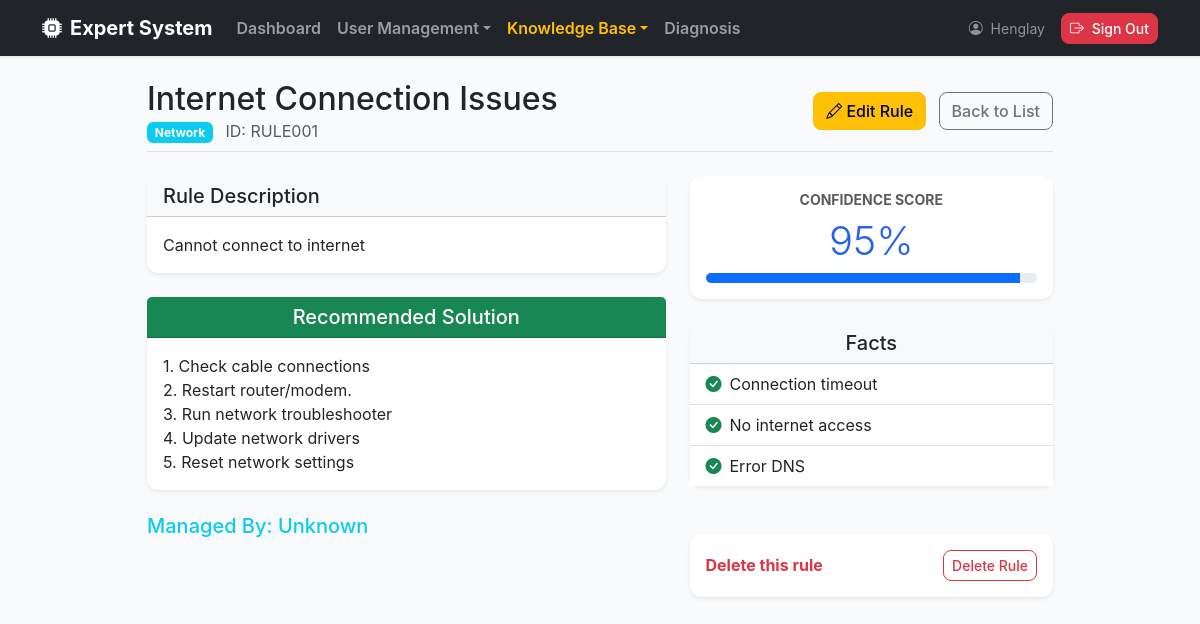
/rules/1/detail (signed in), run on the app's committed database.
### app/models/user.py (models this page shows, shortened)
class User(UserMixin, db.Model):
    __tablename__ = "users"
    id = db.Column(db.Integer, primary_key=True)
    username = db.Column(db.String(80), unique=True, nullable=False)
    email = db.Column(db.String(120), unique=True, nullable=False)
    full_name = db.Column(db.String(120), nullable=False)
    is_active = db.Column(db.Boolean, default=True, nullable=False)
    password_hash = db.Column(db.String(255), nullable=False)
    created_at = db.Column(db.DateTime, default=datetime.utcnow, nullable=False)
    updated_at = db.Column(
        db.DateTime, default=datetime.utcnow, onupdate=datetime.utcnow, nullable=False
    )
    roles = db.relationship("Role", secondary= user_roles, back_populates="users")
    facts = db.relationship("Fact", back_populates="user")
    rules = db.relationship("Rule", back_populates="user")
    def has_role(self, role_name: str) -> bool:
        return any(role.name == role_name for role in self.roles) # type: ignore
    def get_permission_codes(self) -> set[str]:
        return {perm.code for role in self.roles for perm in role.permissions} # type: ignore
    def has_permission(self, permission_code: str) -> bool:
        return permission_code in self.get_permission_codes()

### app/models/rule.py (models this page shows, shortened)
class Rule(db.Model):
    __tablename__= "rules"
    id = db.Column(db.Integer, primary_key=True)
    rule_id = db.Column(db.String(20), unique=True, nullable=False, index=True)
    title = db.Column(db.String(255), nullable=False)
    description = db.Column(db.String(255))
    category = db.Column(db.String(80), nullable=False)
    solution = db.Column(db.Text, nullable=False)
    confidence = db.Column(db.Float, nullable=False)
    created_at = db.Column(db.DateTime, default=datetime.utcnow, nullable=False)
    updated_at = db.Column(db.DateTime, default=datetime.utcnow, onupdate=datetime.utcnow, nullable=False)
    user_id = db.Column(db.Integer, db.ForeignKey("users.id"), nullable=True)
    facts = db.relationship("Fact", secondary=rule_facts, back_populates="rules")
    user  = db.relationship("User", back_populates="rules")

### app/models/fact.py (models this page shows, shortened)
class Fact(db.Model):
    __tablename__="facts"
    id = db.Column(db.Integer, primary_key=True)
    name = db.Column(db.String(255), unique=True, nullable=False)
    created_at = db.Column(db.DateTime, default=datetime.utcnow, nullable=False)
    updated_at = db.Column(db.DateTime, default=datetime.utcnow, onupdate=datetime.utcnow, nullable=False)
    user_id = db.Column(db.Integer, db.ForeignKey("users.id"), nullable=True)
    rules = db.relationship("Rule", secondary=rule_facts, back_populates="facts")
    user = db.relationship("User", back_populates="facts")

### app/routes/rule_routes.py (the view)
@rule_bp.route("/<int:rule_id>/detail")
@login_required
@permission_required("rule.view")
def detail(rule_id: int):
    rule = RuleService.get_rule_by_id(rule_id)
    if rule is None:
        abort(404)
    return render_template("rules/detail.html", rule=rule)

### app/decorator_method/role_perm_decorator.py (called while the page is built)
def permission_required(permission):
    def decorator(fn):
        @wraps(fn)
        def wrapped(*args, **kwargs):
            if not current_user.has_permission(permission):
                abort(403)
            return fn(*args, **kwargs)
        return wrapped
    return decorator

### app/services/rule_service.py (called while the page is built)
    @staticmethod
    def get_rule_by_id(rule_id: int) -> Optional[Rule]:
        return Rule.query.get(rule_id)

### app/templates/rules/detail.html
{% extends "layouts/base.html" %}
{% block content %}
<div class="container mt-4">
    <div class="row justify-content-center">
        <div class="col-md-10">
            <div class="d-flex justify-content-between align-items-center mb-4 pb-2 border-bottom">
                <div>
                    <h2 class="mb-0">{{ rule.title }}</h2>
                    <span class="badge bg-info text-white mt-1">{{ rule.category }}</span>
                    <span class="text-muted ms-2 medium">ID: {{ rule.rule_id }}</span>
                </div>
                <div>
                    <a href="{{ url_for('rules.edit', rule_id=rule.id) }}" class="btn btn-warning">
                        <i class="bi bi-pencil"></i> Edit Rule
                    </a>
                    <a href="{{ url_for('rules.index') }}" class="btn btn-outline-secondary ms-2">Back to List</a>
                </div>
            </div>
            <div class="row">
                <div class="col-lg-7">
                    <div class="card shadow-sm mb-4">
                        <div class="card-header bg-light">
                            <h5 class="card-title mb-0">Rule Description</h5>
                        </div>
                        <div class="card-body">
                            <p class="card-text">{{ rule.description or "No description provided." }}</p>
                        </div>
                    </div>
                    <div class="card shadow-sm mb-4 border-success">
                        <div class="card-header bg-success text-white text-center">
                            <h5 class="card-title mb-0">Recommended Solution</h5>
                        </div>
                        <div class="card-body">
                            <div style="white-space: pre-wrap;">{{ rule.solution }}</div>
                        </div>
                    </div>
                    <div class="card-header bg-light">
                        <h5 class="card-title text-info mb-0">Managed By: {{ rule.user.username if rule.user else
                            'Unknown' }}
                        </h5>
                    </div>
                </div>
                <div class="col-lg-5">
                    <div class="card shadow-sm mb-4 text-center border-primary">
                        <div class="card-body">
                            <h6 class="text-muted text-uppercase small fw-bold">Confidence Score</h6>
                            <h2 class="display-6 text-primary">{{ (rule.confidence * 100)|round|int }}%</h2>
                            <div class="progress mt-2" style="height: 10px;">
                                <div class="progress-bar" role="progressbar"
                                    style="width: {{ rule.confidence * 100 }}%"></div>
                            </div>
                        </div>
                    </div>
                    <div class="card shadow-sm mb-4">
                        <div class="card-header bg-light text-center">
                            <h5 class="card-title mb-0">Facts</h5>
                        </div>
                        <div class="card-body p-0">
                            <ul class="list-group list-group-flush">
                                {% if rule.facts %}
                                {% for fact in rule.facts %}
                                <li class="list-group-item d-flex align-items-center">
                                    <i class="bi bi-check-circle-fill text-success me-2"></i>
                                    {{ fact.name }}
                                </li>
                                {% endfor %}
                                {% else %}
                                <li class="list-group-item text-muted italic small">No facts associated with this rule.
                                </li>
                                {% endif %}
                            </ul>
                        </div>
                    </div>
                    <div class="card border-danger shadow-sm mt-5">
                        <div class="card-body d-flex justify-content-between align-items-center">
                            <span class="medium text-danger fw-bold ">Delete this rule</span>
                            <a href="{{ url_for('rules.delete_confirm', rule_id=rule.id) }}"
                                class="btn btn-sm btn-outline-danger">
                                Delete Rule
                            </a>
                        </div>
                    </div>
                </div>
            </div>
        </div>
    </div>
</div>
{% endblock %}

### app/templates/layouts/base.html (shortened to what this page needs)
<!doctype html>
<html lang="en">
<head>
    <link href="https://cdn.jsdelivr.net/npm/bootstrap@5.3.3/dist/css/bootstrap.min.css" rel="stylesheet" />
    <link rel="stylesheet" href="https://cdn.jsdelivr.net/npm/bootstrap-icons@1.11.3/font/bootstrap-icons.min.css">
</head>
<body>
    <nav class="navbar navbar-expand-lg navbar-dark bg-dark sticky-top mb-4">
        <div class="container">
            {% if current_user.is_authenticated %}
            {% if current_user.has_role("Admin") or current_user.has_role('Expert')%}
            <a class="navbar-brand fw-bold d-flex align-items-center" href="{{ url_for('dashboard.index') }}">
                <i class="bi bi-cpu-fill me-2"></i> Expert System
            </a>
            {% endif %}
            {% else %}
            <a class="navbar-brand fw-bold d-flex align-items-center" href="{{ url_for('diagnosis.diagnose') }}">
                <i class="bi bi-cpu-fill me-2"></i> Expert System
            </a>
            {% endif %}
            {% if current_user.is_authenticated %}
            <div class="collapse navbar-collapse" id="navbarMain">
                <ul class="navbar-nav me-auto">
                    {% if current_user.has_role('Admin') %}
                    <li class="nav-item">
                        <a class="nav-link fw-semibold {% if request.blueprint == 'dashboard' %}text-warning{% endif %}"
                            href="{{ url_for('dashboard.index') }}">Dashboard</a>
                    </li>
                    <li class="nav-item dropdown">
                        <a class="nav-link dropdown-toggle fw-semibold "
                            href="#" data-bs-toggle="dropdown">User Management</a>
                    </li>
                    {% endif %}
                    {% if current_user.has_role('Admin') or current_user.has_role('Expert') %}
                    <li class="nav-item dropdown">
                        <a class="nav-link dropdown-toggle fw-semibold btn
                                    {% if request.blueprint == 'rules' or request.blueprint == 'facts' %}text-warning{% endif %}"
                            href="#" data-bs-toggle="dropdown">Knowledge Base</a>
                    </li>
                    {% endif %}
                    {% endif %}
                    <li class="nav-item">
                        <a class="nav-link fw-semibold {% if request.blueprint == 'diagnosis' %}text-warning{% endif %}"
                            href="{{ url_for('diagnosis.diagnose') }}">Diagnosis</a>
                    </li>
                </ul>
                <ul class="navbar-nav ms-auto align-items-center">
                    {% if current_user.is_authenticated %}
                    <li class="nav-item text-white-50 me-3 small">
                        <i class="bi bi-person-circle me-1"></i> {{ current_user.username }}
                    </li>
                    <li class="nav-item">
                        <button type="button" class="btn btn-danger btn-sm" data-bs-toggle="modal"
                            data-bs-target="#logoutModal" data-message="Are you sure you want to log out?"
                            data-name="{{ current_user.username }}" data-url="{{ url_for('auth.logout') }}">
                            <i class="bi bi-box-arrow-right me-1"></i> Sign Out
                        </button>
                    </li>
                    {% else %}
                    <li class="nav-item">
                        <a class="btn btn-success btn-sm" href="{{ url_for('auth.login') }}">Sign In</a>
                    </li>
                    {% endif %}
                </ul>
            </div>
        </div>
    </nav>
    <main class="container pb-5">
        {% block content %}{% endblock %}
    </main>
</body>
</html>

### app/templates/layouts/base.html (style rules this page uses)
:root { --bs-primary: #2563eb; --bs-primary-rgb: 37, 99, 235; }
body { background-color: #f8fafc; font-family: 'Inter', system-ui, -apple-system, sans-serif; }
.navbar { box-shadow: 0 1px 3px 0 rgba(0, 0, 0, 0.1); }
.card { border: none; box-shadow: 0 4px 6px -1px rgba(0, 0, 0, 0.1); border-radius: 12px; }
.btn { border-radius: 8px; font-weight: 500; }

### data on the page
User: username "Henglay"
Rule: title "Internet Connection Issues", category "Network", rule_id "RULE001", description "Cannot connect to internet", solution "1. Check cable connections 2. Restart router/modem. 3. Run network troubleshooter 4. Update network drivers 5. Reset network settings", (rule.confidence*100)|round|int "95"
Fact: name "Connection timeout"
Fact: name "No internet access"
Fact: name "Error DNS"
